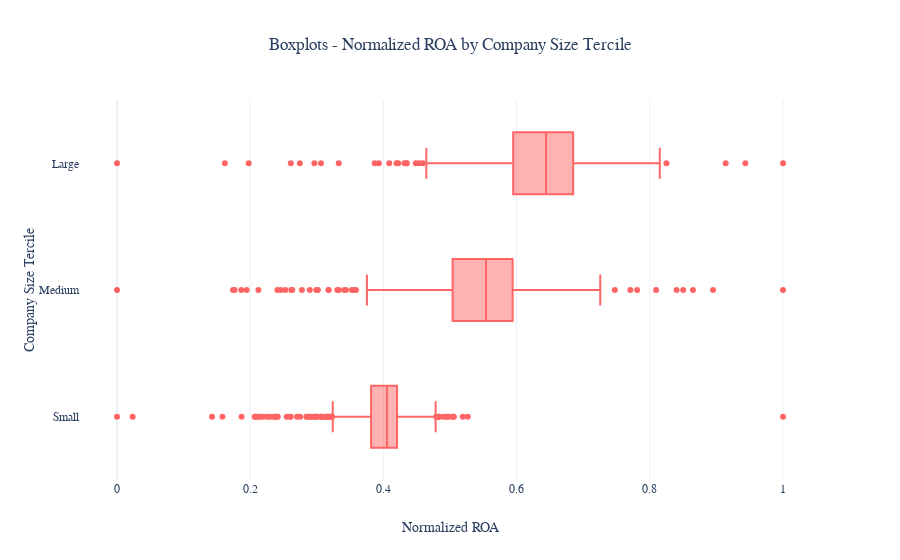

The cell this chart's notebook holds for it:
### Markdown cell above
## Profitability Fundamental Measures - Analysis

### Code cell
#----------ROA by company size----------

# create dataframe to store ROA and company size tercile
ROA_df = funda_df[['ROA', 'Size_Tercile']]
# store ROA values for small, medium and large companies
# note: these values have been normalized  
small_ROA = ((ROA_df.loc[ROA_df['Size_Tercile']=='Small', 'ROA'] - 
              ROA_df.loc[ROA_df['Size_Tercile']=='Small', 'ROA'].min()) /
             (ROA_df.loc[ROA_df['Size_Tercile']=='Small', 'ROA'].max() -
              ROA_df.loc[ROA_df['Size_Tercile']=='Small', 'ROA'].min())) 
medium_ROA = ((ROA_df.loc[ROA_df['Size_Tercile']=='Medium', 'ROA'] - 
             ROA_df.loc[ROA_df['Size_Tercile']=='Medium', 'ROA'].min()) /
             (ROA_df.loc[ROA_df['Size_Tercile']=='Medium', 'ROA'].max() -
              ROA_df.loc[ROA_df['Size_Tercile']=='Medium', 'ROA'].min())) 
large_ROA = ((ROA_df.loc[ROA_df['Size_Tercile']=='Large', 'ROA'] - 
              ROA_df.loc[ROA_df['Size_Tercile']=='Large', 'ROA'].min()) /
             (ROA_df.loc[ROA_df['Size_Tercile']=='Large', 'ROA'].max() -
              ROA_df.loc[ROA_df['Size_Tercile']=='Large', 'ROA'].min()))
# box plots of ROA by company size tercile 
fig = go.Figure()
fig.add_trace(go.Box(x=small_ROA, name='Small', boxpoints='outliers', marker_color='red', opacity=0.6))
fig.add_trace(go.Box(x=medium_ROA, name='Medium', boxpoints='outliers', marker_color='red', opacity=0.6))
fig.add_trace(go.Box(x=large_ROA, name='Large', boxpoints='outliers', marker_color='red', opacity=0.6))
fig.update_layout(template='plotly_white', showlegend=False,
                  title=go.layout.Title(text='Boxplots - Normalized ROA by Company Size Tercile',
                                        font=dict(family='Times New Roman, serif'),
                                        x=0.5),
                  xaxis=go.layout.XAxis(title=go.layout.xaxis.Title(text='Normalized ROA',
                                                                    font=dict(family='Times New Roman, serif')),
                                        tickfont=dict(family='Times New Roman, serif')),
                  yaxis=go.layout.YAxis(title=go.layout.yaxis.Title(text='Company Size Tercile',
                                                                    font=dict(family='Times New Roman, serif')),
                                        tickfont=dict(family='Times New Roman, serif')))
fig.show()

### Figure 1 — Plotly figure (JSON) as saved in the notebook; plotly's stock layout.template omitted (floating-point values rounded to 4 significant figures; data arrays with more than 128 entries replaced by an {"elided": "..."} marker saying what was removed)
{"data": [{"boxpoints": "outliers", "marker": {"color": "red"}, "name": "Small", "opacity": 0.6, "type": "box", "x": {"elided": "829 float values"}}, {"boxpoints": "outliers", "marker": {"color": "red"}, "name": "Medium", "opacity": 0.6, "type": "box", "x": {"elided": "400 float values"}}, {"boxpoints": "outliers", "marker": {"color": "red"}, "name": "Large", "opacity": 0.6, "type": "box", "x": {"elided": "228 float values"}}], "layout": {"showlegend": false, "title": {"font": {"family": "Times New Roman, serif"}, "text": "Boxplots - Normalized ROA by Company Size Tercile", "x": 0.5}, "xaxis": {"tickfont": {"family": "Times New Roman, serif"}, "title": {"font": {"family": "Times New Roman, serif"}, "text": "Normalized ROA"}}, "yaxis": {"tickfont": {"family": "Times New Roman, serif"}, "title": {"font": {"family": "Times New Roman, serif"}, "text": "Company Size Tercile"}}}}
